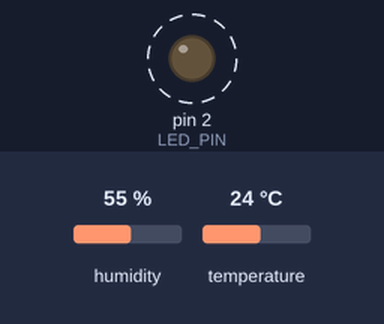
This sketch was run on a simulated Arduino Uno, built with avr-gcc and run on an emulated ATmega328P. Parts: output pins drawn as LEDs (lit = HIGH). Dashed ring = blinking. The test bench sets the inputs (shaded band); at power-on: humidity 55 %, temperature 24 °C. What the sketch prints to the serial monitor is not drawn.

Above: at 0.5 s.
Timing chart, 0 to 4.6 s (numbered marks = the images above):
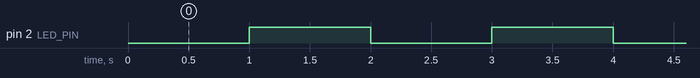

The sketch:

dht22_Async.ino
```cpp
// Codigo para teste de leitura não bloqueante do DHT22
// Fica piscando um led a cada 1 segundo emnquanto imprime atualizações de leitura no console

#include <Arduino.h>
#include "DHT_Async.h"

// Configuração do Sensor DHT
#define DHT_SENSOR_TYPE DHT_TYPE_22
static const int DHT_SENSOR_PIN = 14;
DHT_Async dht_sensor(DHT_SENSOR_PIN, DHT_SENSOR_TYPE);

// Configuração do LED
static const int LED_PIN = 2;
unsigned long led_timestamp = 0;
bool led_state = false;

/*
 * Inicializa a porta serial e os pinos.
 */
void setup() {
    Serial.begin(115200);
    pinMode(LED_PIN, OUTPUT);
}

/*
 * Verifica o ambiente. Retorna true se a medição estiver pronta.
 */
static bool measure_environment(float *temperature, float *humidity) {
    static unsigned long measurement_timestamp = millis();

    /* Mede uma vez a cada quatro segundos. */
    if (millis() - measurement_timestamp > 4000ul) {
        if (dht_sensor.measure(temperature, humidity)) {
            measurement_timestamp = millis();
            return (true);
        }
    }

    return (false);
}

/*
 * Loop principal do programa.
 */
void loop() {
    float temperature;
    float humidity;

    // --- TAREFA 1: Ler o DHT (Não-bloqueante) ---
    if (measure_environment(&temperature, &humidity)) {
        Serial.print("T = ");
        Serial.print(temperature, 1);
        Serial.print(" deg. C, H = ");
        Serial.print(humidity, 1);
        Serial.println("%");
    }

    // --- TAREFA 2: Piscar o LED (Não-bloqueante) ---
    // Verifica se já passou 1 segundo (1000 milissegundos) desde a última mudança
    if (millis() - led_timestamp >= 1000ul) {
        led_timestamp = millis();       // Atualiza a referência de tempo
        led_state = !led_state;         // Inverte o estado atual do LED
        digitalWrite(LED_PIN, led_state); // Aplica o novo estado
    }
}
```

Measured:
- by itself, pin 2 (LED_PIN): alternates HIGH for 1.0 s and LOW for 1.0 s
